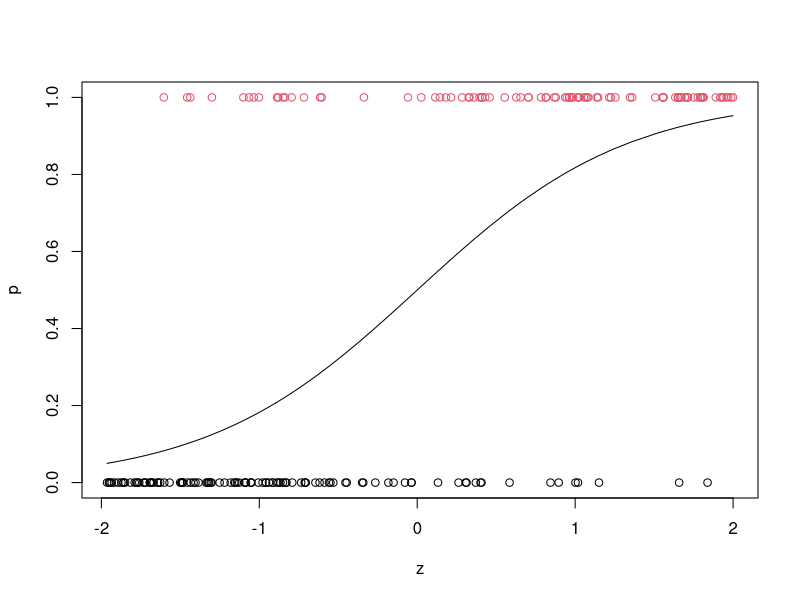
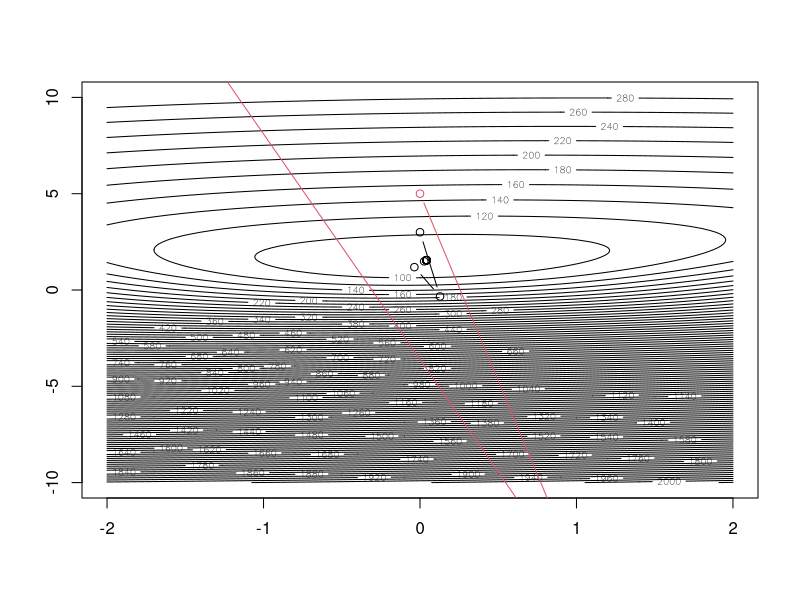
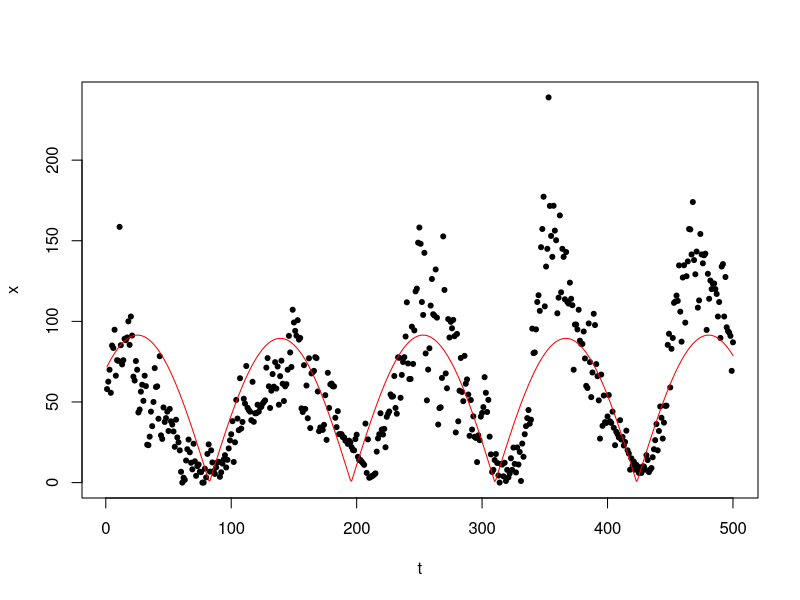
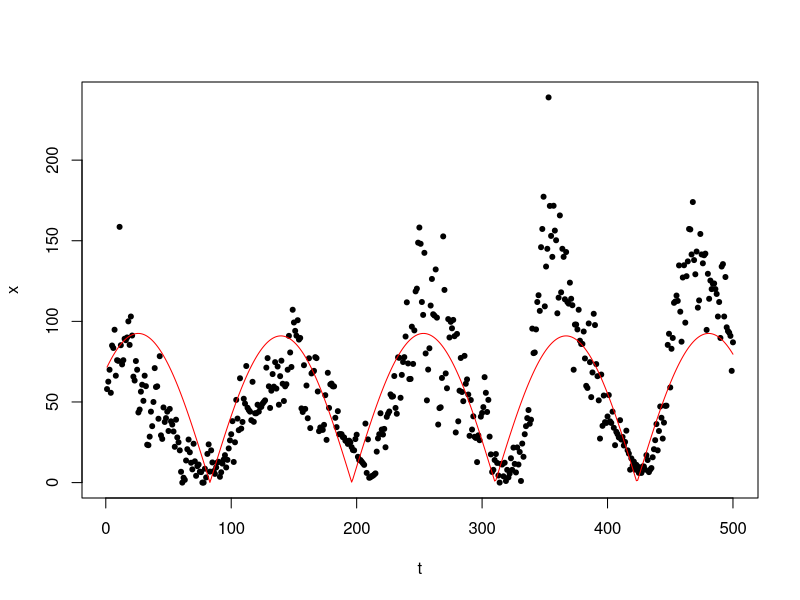

Reproduce these figures in R, in order.
## ---- chunk 1
# function to compute logistic regression -log likelihood, -score and
# information. b=parameters, r=binary response, z=covariate
lik_score_info <- function(b,r,z) {
        u <- b[1]+b[2]*z
        u2 <- exp(u)
        l <- -sum(u*r-log(1+u2))
        p <- u2/(1+u2)
        s <- -c(sum(r-p),sum(z*(r-p)))
        v <- matrix(c(sum(p*(1-p)),sum(z*p*(1-p)),0,sum(z*z*p*(1-p))),2,2)
        v[1,2] <- v[2,1]
        list(neg.loglik=l,neg.score=s,inf=v)
}

neg_logp_logistic <- function (b, z, r)
{
    u <- b[1]+b[2]*z
    u2 <- exp(u)
    -sum(u*r-log(1+u2))
}

####### a function for finding MLE with newton method
mle_logistic_nr <- function(b0, no_iter, r, z, debug=FALSE)
{
    result_nr <- matrix(0,no_iter+1, 3)
    colnames(result_nr) <- c('beta0','beta1','neg_loglike')
    result_nr[1,] <- c(b0, 0)

    for( i in 1:no_iter + 1)
    {
         q <- lik_score_info(result_nr[i-1,1:2],r,z)
         result_nr[i,1:2] <-   result_nr[i-1,1:2] - solve(q$inf,q$neg.score)
         result_nr[i-1,3] <- q$neg.loglik
         if(debug) print(result_nr[i-1,])
    }
    result_nr[-(no_iter+1),]
}


## generate a data set

gen_logistic_data <- function(b,n)
{
    z <- sort(runif(n, -2,2))
    emu <- exp(b[1]+z*b[2])
    p <- emu/(1+emu)
    r <- (runif(n)<p)*1
    plot (z, p, type = "l",ylim=c(0,1))
    points (z, r, col = r+1)
    list(z=z,r=r)
}

data <- gen_logistic_data(c(0,1.5),200)

# using self-programmed newton method
mle_logistic_nr(c(0,3),15,data$r,data$z) 
mle_logistic_nr(c(0,5),15,data$r,data$z)

## look at contour of bivariate log likelihood

B0 <- seq (-2, 2, by = 0.1)
B1 <- seq (-10, 10, by = 0.1)
loglike_values <- matrix (0, length (B0), length (B1))
for (i in 1:length (B0)) {
    for (j in 1:length (B1))
    {
        loglike_values[i,j] <- 
            neg_logp_logistic (c(B0[i], B1[j]),z = data$z, r = data$r )
    }
}
contour (B0, B1, loglike_values, nlevels = 100)
points(mle_logistic_nr(c(0,3),15,data$r,data$z), col = 1, type = "b") 
points(mle_logistic_nr(c(0,5),15,data$r,data$z), col = 2, type = "b") 

###### Find MLE using nlm function
nlm (neg_logp_logistic, c(0,0), z = data$z, r = data$r, hessian = T) -> logit_nlm
nlm (neg_logp_logistic, c(0,5), z = data$z, r = data$r, hessian = T)
nlm (neg_logp_logistic, c(-10, -10), z = data$z, r = data$r, hessian = T)

# find MLE standard errors using hessian of negative log likelihood
sds <- sqrt (diag (solve(logit_nlm$hessian))); sds

###### find MLE using glm function

logitfit_glm <- glm (r ~ z, family = binomial(), data = data)
summary (logitfit_glm)

logitfit_glm <- glm (r ~ z, family = binomial(), data = data, start = c(0,0))
summary (logitfit_glm)

logitfit_glm <- glm (r ~ z, family = binomial(), data = data, start = c(0,2))
summary (logitfit_glm)

logitfit_glm <- glm (r ~ z, family = binomial(), data = data, start = c(0,3))
summary (logitfit_glm)

## ---- chunk 2

#
# The model is for the data on sunspot counts supplied with R.  We
# hypothesize that the counts (actually integers, but modelled as
# non-negative continuous values) come from taking the absolute value
# of a normal variate whose mean varies with time according to a sine 
# wave.  The model parameters are a, b, f, and M, which define the
# sine wave, as M*(a+sin(b+f*t), and the log of the standard deviation
# of the observation, lsigma.
#
# We use "nlm" to find the maximum likelihood estimates

logl <- function (p, x, t)
{
    a <- p[1]
    b <- p[2]
    f <- p[3]
    M <- p[4]
    lsigma <- p[5]
    - sum(log(dnorm ( x, M*(a+sin(b+f*t)), exp (lsigma)) + 
              dnorm (-x, M*(a+sin(b+f*t)), exp (lsigma))
      )) 
}


## get the data.

x <- sunspots [1:500]
t <- 1:length(x)

# Estimation, from a carefully chosen starting point.

est <- nlm (logl, 
            p = c(a= 0, b = -1, f = 2*pi/200, M=80,lsigma = 4), 
            x = x, t = t, hessian = T)
print(est)

mle <- est$estimate
sds <- sqrt(diag(solve(est$hessian)))

# Plot the mean from the model with the MLE parameter estimates together
# with the data points.

a <- mle[1]
b <- mle[2]
f <- mle[3]
M <- mle[4]

plot(t,x,pch=20)
lines(t,abs(M*(a+sin(b+f*t))),col="red")


## ---- chunk 3
x <- sunspots [1:500]
t <- 1:length(x)
ss_data <- data.frame (sunspots = x, t = t)

nlsfit_ss <- summary (
                nls (sunspots ~ abs(M*(a+sin(b+f*t))), 
                     data = ss_data,
                     start = c(a= 0, b = -1, f = 2*pi/200, M = 80))
                )
## note that this model is different from the model given in sunspots_nlm.r

names (nlsfit_ss)

nlsfit_coef <- nlsfit_ss$coef

a2 <- nlsfit_coef[1,1]
b2 <- nlsfit_coef[2,1]
f2 <- nlsfit_coef[3,1]
M2 <- nlsfit_coef[4,1]

plot(t,x,pch=20)
lines(t,abs(M2*(a2+sin(b2+f2*t))),col="red")
